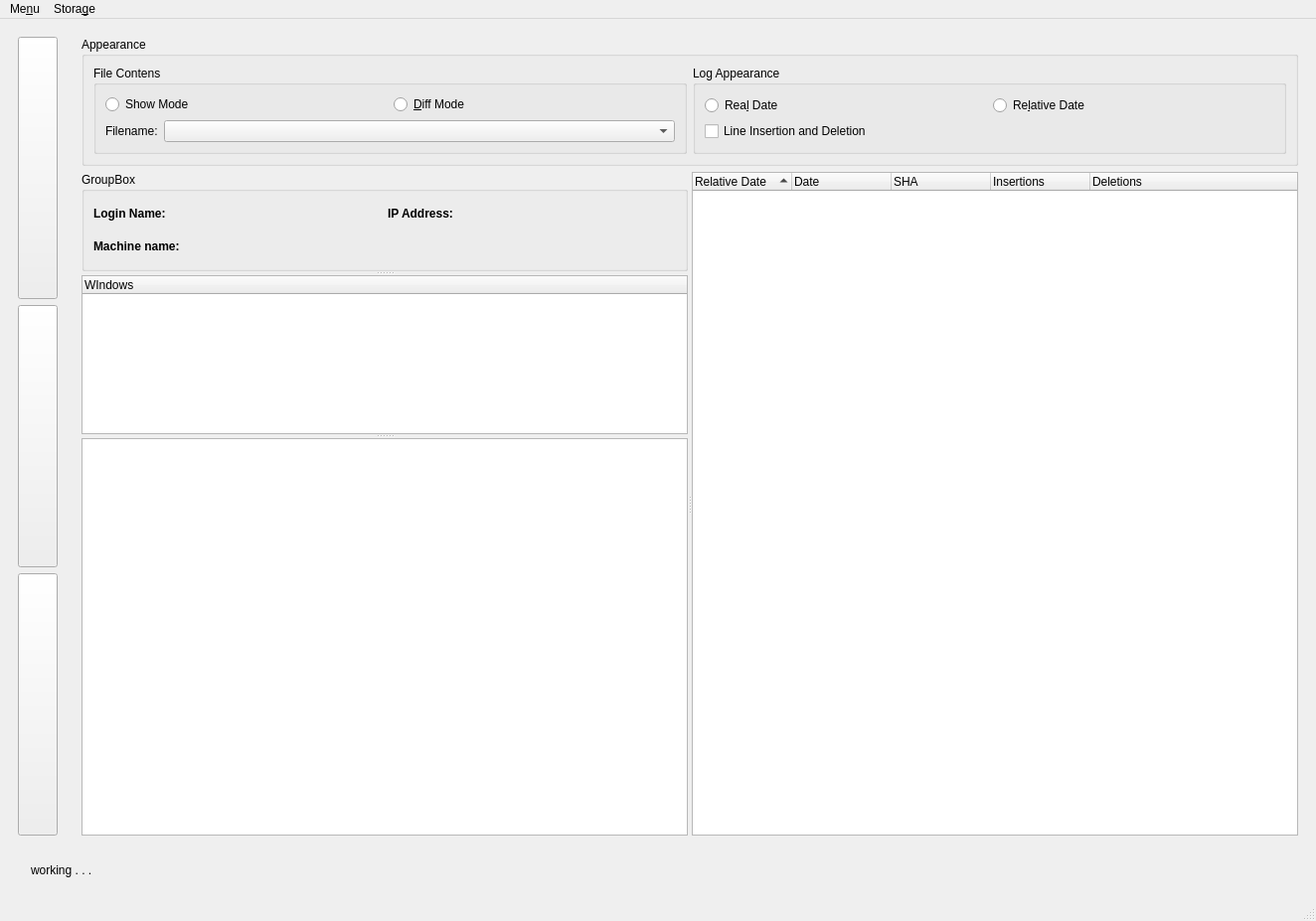
<?xml version="1.0" encoding="UTF-8"?>
<ui version="4.0">
 <class>MainWindow</class>
 <widget class="QMainWindow" name="MainWindow">
  <property name="geometry">
   <rect>
    <x>0</x>
    <y>0</y>
    <width>1324</width>
    <height>927</height>
   </rect>
  </property>
  <property name="windowTitle">
   <string>Lupv</string>
  </property>
  <widget class="QWidget" name="centralwidget">
   <layout class="QVBoxLayout" name="verticalLayout_8">
    <item>
     <layout class="QVBoxLayout" name="verticalLayout_7">
      <item>
       <layout class="QHBoxLayout" name="horizontalLayout_2">
        <item>
         <widget class="QWidget" name="widget" native="true">
          <layout class="QVBoxLayout" name="verticalLayout_2">
           <item>
            <layout class="QVBoxLayout" name="verticalLayout">
             <item>
              <widget class="QPushButton" name="page1_btn">
               <property name="sizePolicy">
                <sizepolicy hsizetype="Maximum" vsizetype="Expanding">
                 <horstretch>0</horstretch>
                 <verstretch>0</verstretch>
                </sizepolicy>
               </property>
               <property name="minimumSize">
                <size>
                 <width>0</width>
                 <height>50</height>
                </size>
               </property>
               <property name="text">
                <string/>
               </property>
               <property name="icon">
                <iconset>
                 <normaloff>../img/lup.svg</normaloff>../img/lup.svg</iconset>
               </property>
               <property name="iconSize">
                <size>
                 <width>64</width>
                 <height>64</height>
                </size>
               </property>
              </widget>
             </item>
             <item>
              <widget class="QPushButton" name="page2_btn">
               <property name="sizePolicy">
                <sizepolicy hsizetype="Minimum" vsizetype="Expanding">
                 <horstretch>0</horstretch>
                 <verstretch>0</verstretch>
                </sizepolicy>
               </property>
               <property name="minimumSize">
                <size>
                 <width>0</width>
                 <height>50</height>
                </size>
               </property>
               <property name="text">
                <string/>
               </property>
               <property name="icon">
                <iconset>
                 <normaloff>../img/history.svg</normaloff>../img/history.svg</iconset>
               </property>
               <property name="iconSize">
                <size>
                 <width>64</width>
                 <height>64</height>
                </size>
               </property>
              </widget>
             </item>
             <item>
              <widget class="QPushButton" name="page3_btn">
               <property name="sizePolicy">
                <sizepolicy hsizetype="Minimum" vsizetype="Expanding">
                 <horstretch>0</horstretch>
                 <verstretch>0</verstretch>
                </sizepolicy>
               </property>
               <property name="minimumSize">
                <size>
                 <width>0</width>
                 <height>50</height>
                </size>
               </property>
               <property name="text">
                <string/>
               </property>
               <property name="icon">
                <iconset>
                 <normaloff>../img/search.svg</normaloff>../img/search.svg</iconset>
               </property>
               <property name="iconSize">
                <size>
                 <width>64</width>
                 <height>56</height>
                </size>
               </property>
              </widget>
             </item>
            </layout>
           </item>
          </layout>
         </widget>
        </item>
        <item>
         <widget class="QStackedWidget" name="stackedWidget">
          <property name="currentIndex">
           <number>1</number>
          </property>
          <widget class="QWidget" name="page">
           <layout class="QVBoxLayout" name="verticalLayout_3">
            <item>
             <widget class="QGroupBox" name="groupBox_2">
              <property name="minimumSize">
               <size>
                <width>0</width>
                <height>50</height>
               </size>
              </property>
              <property name="title">
               <string>Appearance</string>
              </property>
              <layout class="QHBoxLayout" name="horizontalLayout_9">
               <item>
                <layout class="QHBoxLayout" name="horizontalLayout_8">
                 <item>
                  <widget class="QRadioButton" name="main_reldate_rbtn">
                   <property name="text">
                    <string>Re&amp;lative Date</string>
                   </property>
                  </widget>
                 </item>
                 <item>
                  <widget class="QRadioButton" name="main_realdate_rbtn">
                   <property name="text">
                    <string>Real &amp;Date</string>
                   </property>
                  </widget>
                 </item>
                </layout>
               </item>
              </layout>
             </widget>
            </item>
            <item>
             <widget class="QTableWidget" name="main_table">
              <property name="sortingEnabled">
               <bool>true</bool>
              </property>
              <column>
               <property name="text">
                <string>Name</string>
               </property>
              </column>
              <column>
               <property name="text">
                <string>Student ID</string>
               </property>
              </column>
              <column>
               <property name="text">
                <string>Total Records</string>
               </property>
              </column>
              <column>
               <property name="text">
                <string>First Record</string>
               </property>
              </column>
              <column>
               <property name="text">
                <string>First Record</string>
               </property>
              </column>
              <column>
               <property name="text">
                <string>Last Record</string>
               </property>
              </column>
              <column>
               <property name="text">
                <string>Last Record</string>
               </property>
              </column>
              <column>
               <property name="text">
                <string>Work Duration</string>
               </property>
              </column>
              <column>
               <property name="text">
                <string>Work Duration</string>
               </property>
              </column>
             </widget>
            </item>
           </layout>
          </widget>
          <widget class="QWidget" name="page_3">
           <layout class="QGridLayout" name="gridLayout">
            <item row="0" column="0">
             <widget class="QGroupBox" name="groupBox_3">
              <property name="sizePolicy">
               <sizepolicy hsizetype="Preferred" vsizetype="Maximum">
                <horstretch>0</horstretch>
                <verstretch>0</verstretch>
               </sizepolicy>
              </property>
              <property name="title">
               <string>Appearance</string>
              </property>
              <layout class="QVBoxLayout" name="verticalLayout_17">
               <item>
                <layout class="QHBoxLayout" name="horizontalLayout_7">
                 <item>
                  <widget class="QGroupBox" name="groupBox_5">
                   <property name="title">
                    <string>File Contens</string>
                   </property>
                   <layout class="QVBoxLayout" name="verticalLayout_15">
                    <item>
                     <layout class="QVBoxLayout" name="verticalLayout_14">
                      <item>
                       <layout class="QHBoxLayout" name="horizontalLayout_3">
                        <item>
                         <widget class="QRadioButton" name="show_mode_rbtn">
                          <property name="text">
                           <string>Show Mode</string>
                          </property>
                         </widget>
                        </item>
                        <item>
                         <widget class="QRadioButton" name="diff_mode_rbtn">
                          <property name="text">
                           <string>&amp;Diff Mode</string>
                          </property>
                         </widget>
                        </item>
                       </layout>
                      </item>
                      <item>
                       <layout class="QHBoxLayout" name="horizontalLayout_15">
                        <item>
                         <widget class="QLabel" name="label_4">
                          <property name="text">
                           <string>Filename:</string>
                          </property>
                         </widget>
                        </item>
                        <item>
                         <widget class="QComboBox" name="filename_combo">
                          <property name="sizePolicy">
                           <sizepolicy hsizetype="MinimumExpanding" vsizetype="Fixed">
                            <horstretch>0</horstretch>
                            <verstretch>0</verstretch>
                           </sizepolicy>
                          </property>
                         </widget>
                        </item>
                       </layout>
                      </item>
                     </layout>
                    </item>
                   </layout>
                  </widget>
                 </item>
                 <item>
                  <widget class="QGroupBox" name="log_appearance_box">
                   <property name="sizePolicy">
                    <sizepolicy hsizetype="MinimumExpanding" vsizetype="Preferred">
                     <horstretch>0</horstretch>
                     <verstretch>0</verstretch>
                    </sizepolicy>
                   </property>
                   <property name="title">
                    <string>Log Appearance</string>
                   </property>
                   <property name="checkable">
                    <bool>false</bool>
                   </property>
                   <layout class="QVBoxLayout" name="verticalLayout_16">
                    <item>
                     <layout class="QVBoxLayout" name="verticalLayout_4">
                      <item>
                       <layout class="QHBoxLayout" name="horizontalLayout_10">
                        <item>
                         <widget class="QRadioButton" name="log_realdate_rbtn">
                          <property name="text">
                           <string>Rea&amp;l Date</string>
                          </property>
                         </widget>
                        </item>
                        <item>
                         <widget class="QRadioButton" name="log_reldate_rbtn">
                          <property name="text">
                           <string>Re&amp;lative Date</string>
                          </property>
                         </widget>
                        </item>
                       </layout>
                      </item>
                      <item>
                       <widget class="QCheckBox" name="stats_check">
                        <property name="text">
                         <string>Line Insertion and Deletion</string>
                        </property>
                       </widget>
                      </item>
                     </layout>
                    </item>
                   </layout>
                  </widget>
                 </item>
                </layout>
               </item>
              </layout>
             </widget>
            </item>
            <item row="1" column="0">
             <widget class="QSplitter" name="splitter_2">
              <property name="orientation">
               <enum>Qt::Horizontal</enum>
              </property>
              <widget class="QSplitter" name="splitter">
               <property name="orientation">
                <enum>Qt::Vertical</enum>
               </property>
               <widget class="QGroupBox" name="groupBox">
                <property name="minimumSize">
                 <size>
                  <width>0</width>
                  <height>100</height>
                 </size>
                </property>
                <property name="maximumSize">
                 <size>
                  <width>16777215</width>
                  <height>100</height>
                 </size>
                </property>
                <property name="title">
                 <string>GroupBox</string>
                </property>
                <layout class="QHBoxLayout" name="horizontalLayout_14">
                 <item>
                  <layout class="QHBoxLayout" name="horizontalLayout_13">
                   <item>
                    <layout class="QHBoxLayout" name="horizontalLayout_11">
                     <item>
                      <layout class="QVBoxLayout" name="verticalLayout_19">
                       <item>
                        <widget class="QLabel" name="name_const_lbl">
                         <property name="text">
                          <string>&lt;html&gt;&lt;head/&gt;&lt;body&gt;&lt;p&gt;&lt;span style=&quot; font-weight:600;&quot;&gt;Login Name:&lt;/span&gt;&lt;/p&gt;&lt;/body&gt;&lt;/html&gt;</string>
                         </property>
                        </widget>
                       </item>
                       <item>
                        <widget class="QLabel" name="machine_const_lbl">
                         <property name="text">
                          <string>&lt;html&gt;&lt;head/&gt;&lt;body&gt;&lt;p&gt;&lt;span style=&quot; font-weight:600;&quot;&gt;Machine name:&lt;/span&gt;&lt;/p&gt;&lt;/body&gt;&lt;/html&gt;</string>
                         </property>
                        </widget>
                       </item>
                      </layout>
                     </item>
                     <item>
                      <layout class="QVBoxLayout" name="verticalLayout_18">
                       <item>
                        <widget class="QLabel" name="name_lbl">
                         <property name="text">
                          <string/>
                         </property>
                        </widget>
                       </item>
                       <item>
                        <widget class="QLabel" name="machine_lbl">
                         <property name="text">
                          <string/>
                         </property>
                        </widget>
                       </item>
                      </layout>
                     </item>
                    </layout>
                   </item>
                   <item>
                    <layout class="QHBoxLayout" name="horizontalLayout_12">
                     <item>
                      <layout class="QVBoxLayout" name="verticalLayout_20">
                       <item>
                        <widget class="QLabel" name="ip_const_lbl">
                         <property name="text">
                          <string>&lt;html&gt;&lt;head/&gt;&lt;body&gt;&lt;p&gt;&lt;span style=&quot; font-weight:600;&quot;&gt;IP Address:&lt;/span&gt;&lt;/p&gt;&lt;/body&gt;&lt;/html&gt;</string>
                         </property>
                        </widget>
                       </item>
                       <item>
                        <widget class="QLabel" name="label_10">
                         <property name="text">
                          <string/>
                         </property>
                        </widget>
                       </item>
                      </layout>
                     </item>
                     <item>
                      <layout class="QVBoxLayout" name="verticalLayout_21">
                       <item>
                        <widget class="QLabel" name="ip_lbl">
                         <property name="text">
                          <string/>
                         </property>
                        </widget>
                       </item>
                       <item>
                        <widget class="QLabel" name="label_11">
                         <property name="text">
                          <string/>
                         </property>
                        </widget>
                       </item>
                      </layout>
                     </item>
                    </layout>
                   </item>
                  </layout>
                 </item>
                </layout>
               </widget>
               <widget class="QTreeWidget" name="windows_tree">
                <property name="sizePolicy">
                 <sizepolicy hsizetype="Expanding" vsizetype="Preferred">
                  <horstretch>0</horstretch>
                  <verstretch>0</verstretch>
                 </sizepolicy>
                </property>
                <property name="minimumSize">
                 <size>
                  <width>0</width>
                  <height>100</height>
                 </size>
                </property>
                <property name="maximumSize">
                 <size>
                  <width>16777215</width>
                  <height>16777215</height>
                 </size>
                </property>
                <column>
                 <property name="text">
                  <string notr="true">WIndows</string>
                 </property>
                </column>
               </widget>
               <widget class="QPlainTextEdit" name="file_content_widget">
                <property name="minimumSize">
                 <size>
                  <width>0</width>
                  <height>400</height>
                 </size>
                </property>
               </widget>
              </widget>
              <widget class="QTreeWidget" name="log_tree">
               <property name="sortingEnabled">
                <bool>true</bool>
               </property>
               <column>
                <property name="text">
                 <string>Relative Date</string>
                </property>
               </column>
               <column>
                <property name="text">
                 <string>Date</string>
                </property>
               </column>
               <column>
                <property name="text">
                 <string>SHA</string>
                </property>
               </column>
               <column>
                <property name="text">
                 <string>Insertions</string>
                </property>
               </column>
               <column>
                <property name="text">
                 <string>Deletions</string>
                </property>
               </column>
              </widget>
             </widget>
            </item>
           </layout>
          </widget>
          <widget class="QWidget" name="page_4">
           <layout class="QVBoxLayout" name="verticalLayout_13">
            <item>
             <widget class="QTabWidget" name="tabWidget">
              <property name="sizePolicy">
               <sizepolicy hsizetype="Expanding" vsizetype="Expanding">
                <horstretch>0</horstretch>
                <verstretch>0</verstretch>
               </sizepolicy>
              </property>
              <property name="tabPosition">
               <enum>QTabWidget::North</enum>
              </property>
              <property name="currentIndex">
               <number>0</number>
              </property>
              <property name="elideMode">
               <enum>Qt::ElideNone</enum>
              </property>
              <property name="movable">
               <bool>false</bool>
              </property>
              <widget class="QWidget" name="suspects_tab">
               <attribute name="title">
                <string>Suspects</string>
               </attribute>
               <layout class="QVBoxLayout" name="verticalLayout_5">
                <item>
                 <layout class="QHBoxLayout" name="horizontalLayout_16">
                  <item>
                   <layout class="QHBoxLayout" name="horizontalLayout_4">
                    <item>
                     <widget class="QLabel" name="label">
                      <property name="text">
                       <string>Line Insetions Limit:</string>
                      </property>
                     </widget>
                    </item>
                    <item>
                     <widget class="QSpinBox" name="insertions_limit_spin">
                      <property name="sizePolicy">
                       <sizepolicy hsizetype="MinimumExpanding" vsizetype="Minimum">
                        <horstretch>0</horstretch>
                        <verstretch>0</verstretch>
                       </sizepolicy>
                      </property>
                      <property name="maximum">
                       <number>10000</number>
                      </property>
                     </widget>
                    </item>
                   </layout>
                  </item>
                  <item>
                   <layout class="QHBoxLayout" name="horizontalLayout_5">
                    <item>
                     <widget class="QLabel" name="label_2">
                      <property name="text">
                       <string>Filename:</string>
                      </property>
                     </widget>
                    </item>
                   </layout>
                  </item>
                  <item>
                   <widget class="QPushButton" name="analyze_suspects_btn">
                    <property name="sizePolicy">
                     <sizepolicy hsizetype="Minimum" vsizetype="Preferred">
                      <horstretch>0</horstretch>
                      <verstretch>0</verstretch>
                     </sizepolicy>
                    </property>
                    <property name="text">
                     <string>Search</string>
                    </property>
                   </widget>
                  </item>
                 </layout>
                </item>
                <item>
                 <widget class="QTreeWidget" name="suspects_tree">
                  <property name="sizePolicy">
                   <sizepolicy hsizetype="Expanding" vsizetype="Expanding">
                    <horstretch>0</horstretch>
                    <verstretch>0</verstretch>
                   </sizepolicy>
                  </property>
                  <property name="animated">
                   <bool>true</bool>
                  </property>
                  <attribute name="headerStretchLastSection">
                   <bool>false</bool>
                  </attribute>
                  <column>
                   <property name="text">
                    <string>Name</string>
                   </property>
                  </column>
                  <column>
                   <property name="text">
                    <string>Nim</string>
                   </property>
                  </column>
                  <column>
                   <property name="text">
                    <string>Filename</string>
                   </property>
                  </column>
                  <column>
                   <property name="text">
                    <string>Line Insertions</string>
                   </property>
                  </column>
                  <column>
                   <property name="text">
                    <string>Date</string>
                   </property>
                  </column>
                 </widget>
                </item>
               </layout>
              </widget>
              <widget class="QWidget" name="windows_tab">
               <attribute name="title">
                <string>Windows</string>
               </attribute>
               <layout class="QVBoxLayout" name="verticalLayout_10">
                <item>
                 <layout class="QVBoxLayout" name="verticalLayout_9">
                  <item>
                   <layout class="QHBoxLayout" name="horizontalLayout_6">
                    <item>
                     <widget class="QLabel" name="label_3">
                      <property name="text">
                       <string>Windows Name:</string>
                      </property>
                     </widget>
                    </item>
                    <item>
                     <widget class="QLineEdit" name="windows_searchkey_widget">
                      <property name="text">
                       <string/>
                      </property>
                     </widget>
                    </item>
                    <item>
                     <widget class="QPushButton" name="windows_search_btn">
                      <property name="text">
                       <string>Search</string>
                      </property>
                     </widget>
                    </item>
                   </layout>
                  </item>
                  <item>
                   <widget class="QTreeWidget" name="windows_search_tree">
                    <property name="animated">
                     <bool>true</bool>
                    </property>
                    <column>
                     <property name="text">
                      <string>Windows Name</string>
                     </property>
                    </column>
                    <column>
                     <property name="text">
                      <string notr="true">Name</string>
                     </property>
                    </column>
                    <column>
                     <property name="text">
                      <string>Nim</string>
                     </property>
                    </column>
                    <column>
                     <property name="text">
                      <string>Record DateTime</string>
                     </property>
                    </column>
                   </widget>
                  </item>
                 </layout>
                </item>
               </layout>
              </widget>
              <widget class="QWidget" name="ip_tab">
               <attribute name="title">
                <string>IP Address</string>
               </attribute>
               <layout class="QVBoxLayout" name="verticalLayout_12">
                <item>
                 <layout class="QVBoxLayout" name="verticalLayout_11">
                  <item>
                   <widget class="QPushButton" name="group_by_ip_btn">
                    <property name="text">
                     <string>Group by IP Address</string>
                    </property>
                   </widget>
                  </item>
                  <item>
                   <widget class="QTreeWidget" name="group_by_ip_tree">
                    <property name="animated">
                     <bool>true</bool>
                    </property>
                    <column>
                     <property name="text">
                      <string notr="true">IP</string>
                     </property>
                    </column>
                    <column>
                     <property name="text">
                      <string>Name</string>
                     </property>
                    </column>
                    <column>
                     <property name="text">
                      <string notr="true">Nim</string>
                     </property>
                    </column>
                    <column>
                     <property name="text">
                      <string>Record DateTime</string>
                     </property>
                    </column>
                   </widget>
                  </item>
                 </layout>
                </item>
               </layout>
              </widget>
              <widget class="QWidget" name="tab">
               <attribute name="title">
                <string>EditDistance</string>
               </attribute>
               <layout class="QVBoxLayout" name="verticalLayout_23">
                <item>
                 <layout class="QHBoxLayout" name="horizontalLayout_25">
                  <item>
                   <layout class="QHBoxLayout" name="horizontalLayout_24">
                    <item>
                     <layout class="QHBoxLayout" name="horizontalLayout_22">
                      <item>
                       <layout class="QHBoxLayout" name="horizontalLayout_18">
                        <item>
                         <widget class="QLabel" name="label_5">
                          <property name="sizePolicy">
                           <sizepolicy hsizetype="Maximum" vsizetype="Preferred">
                            <horstretch>0</horstretch>
                            <verstretch>0</verstretch>
                           </sizepolicy>
                          </property>
                          <property name="text">
                           <string>Student 1:</string>
                          </property>
                         </widget>
                        </item>
                       </layout>
                      </item>
                      <item>
                       <layout class="QHBoxLayout" name="horizontalLayout_19">
                        <item>
                         <widget class="QLabel" name="label_8">
                          <property name="sizePolicy">
                           <sizepolicy hsizetype="Maximum" vsizetype="Preferred">
                            <horstretch>0</horstretch>
                            <verstretch>0</verstretch>
                           </sizepolicy>
                          </property>
                          <property name="text">
                           <string>Filename</string>
                          </property>
                         </widget>
                        </item>
                       </layout>
                      </item>
                     </layout>
                    </item>
                    <item>
                     <layout class="QHBoxLayout" name="horizontalLayout_23">
                      <item>
                       <layout class="QHBoxLayout" name="horizontalLayout_21">
                        <item>
                         <widget class="QLabel" name="label_7">
                          <property name="sizePolicy">
                           <sizepolicy hsizetype="Maximum" vsizetype="Preferred">
                            <horstretch>0</horstretch>
                            <verstretch>0</verstretch>
                           </sizepolicy>
                          </property>
                          <property name="text">
                           <string>Student 2:</string>
                          </property>
                         </widget>
                        </item>
                       </layout>
                      </item>
                      <item>
                       <layout class="QHBoxLayout" name="horizontalLayout_20">
                        <item>
                         <widget class="QLabel" name="label_9">
                          <property name="sizePolicy">
                           <sizepolicy hsizetype="Maximum" vsizetype="Preferred">
                            <horstretch>0</horstretch>
                            <verstretch>0</verstretch>
                           </sizepolicy>
                          </property>
                          <property name="text">
                           <string>Filename:</string>
                          </property>
                         </widget>
                        </item>
                       </layout>
                      </item>
                     </layout>
                    </item>
                   </layout>
                  </item>
                  <item>
                   <widget class="QPushButton" name="compare_editdistance_btn">
                    <property name="sizePolicy">
                     <sizepolicy hsizetype="Maximum" vsizetype="Fixed">
                      <horstretch>0</horstretch>
                      <verstretch>0</verstretch>
                     </sizepolicy>
                    </property>
                    <property name="text">
                     <string>Compare</string>
                    </property>
                   </widget>
                  </item>
                 </layout>
                </item>
                <item>
                 <layout class="QVBoxLayout" name="verticalLayout_22">
                  <property name="sizeConstraint">
                   <enum>QLayout::SetDefaultConstraint</enum>
                  </property>
                 </layout>
                </item>
                <item>
                 <widget class="QPushButton" name="compared_ed_savegraph_btn">
                  <property name="text">
                   <string>Save Graph</string>
                  </property>
                 </widget>
                </item>
               </layout>
              </widget>
             </widget>
            </item>
           </layout>
          </widget>
         </widget>
        </item>
       </layout>
      </item>
      <item>
       <widget class="QStackedWidget" name="spinner_stack">
        <property name="sizePolicy">
         <sizepolicy hsizetype="Preferred" vsizetype="Preferred">
          <horstretch>0</horstretch>
          <verstretch>0</verstretch>
         </sizepolicy>
        </property>
        <property name="maximumSize">
         <size>
          <width>16777215</width>
          <height>40</height>
         </size>
        </property>
        <property name="currentIndex">
         <number>1</number>
        </property>
        <widget class="QWidget" name="page_6">
         <layout class="QVBoxLayout" name="verticalLayout_6"/>
        </widget>
        <widget class="QWidget" name="page_7">
         <layout class="QHBoxLayout" name="horizontalLayout_17">
          <item>
           <layout class="QHBoxLayout" name="horizontalLayout">
            <item>
             <widget class="QLabel" name="spinner_lbl">
              <property name="sizePolicy">
               <sizepolicy hsizetype="Minimum" vsizetype="Maximum">
                <horstretch>0</horstretch>
                <verstretch>0</verstretch>
               </sizepolicy>
              </property>
              <property name="text">
               <string/>
              </property>
              <property name="pixmap">
               <pixmap>../img/hourglass2.svg</pixmap>
              </property>
             </widget>
            </item>
            <item>
             <widget class="QLabel" name="label_6">
              <property name="text">
               <string>working . . .</string>
              </property>
             </widget>
            </item>
           </layout>
          </item>
          <item>
           <spacer name="horizontalSpacer">
            <property name="orientation">
             <enum>Qt::Horizontal</enum>
            </property>
            <property name="sizeHint" stdset="0">
             <size>
              <width>40</width>
              <height>20</height>
             </size>
            </property>
           </spacer>
          </item>
         </layout>
        </widget>
       </widget>
      </item>
     </layout>
    </item>
   </layout>
  </widget>
  <widget class="QMenuBar" name="menubar">
   <property name="geometry">
    <rect>
     <x>0</x>
     <y>0</y>
     <width>1324</width>
     <height>19</height>
    </rect>
   </property>
   <widget class="QMenu" name="menuMenu">
    <property name="title">
     <string>Me&amp;nu</string>
    </property>
    <addaction name="open_records_action"/>
    <addaction name="quit_action"/>
   </widget>
   <widget class="QMenu" name="menuStorage">
    <property name="title">
     <string>Stora&amp;ge</string>
    </property>
    <addaction name="load_editdistance_action"/>
    <addaction name="export_editdistance_action"/>
   </widget>
   <addaction name="menuMenu"/>
   <addaction name="menuStorage"/>
  </widget>
  <widget class="QStatusBar" name="statusbar"/>
  <action name="open_records_action">
   <property name="text">
    <string>&amp;Open Records</string>
   </property>
  </action>
  <action name="quit_action">
   <property name="text">
    <string>&amp;Quit</string>
   </property>
  </action>
  <action name="light_theme_action">
   <property name="text">
    <string>&amp;Light</string>
   </property>
  </action>
  <action name="dark_theme_action">
   <property name="text">
    <string>&amp;Dark</string>
   </property>
  </action>
  <action name="load_editdistance_action">
   <property name="text">
    <string>&amp;Load Editdistance File</string>
   </property>
  </action>
  <action name="export_editdistance_action">
   <property name="text">
    <string>&amp;Export Editdistance</string>
   </property>
  </action>
 </widget>
 <resources/>
 <connections/>
</ui>
